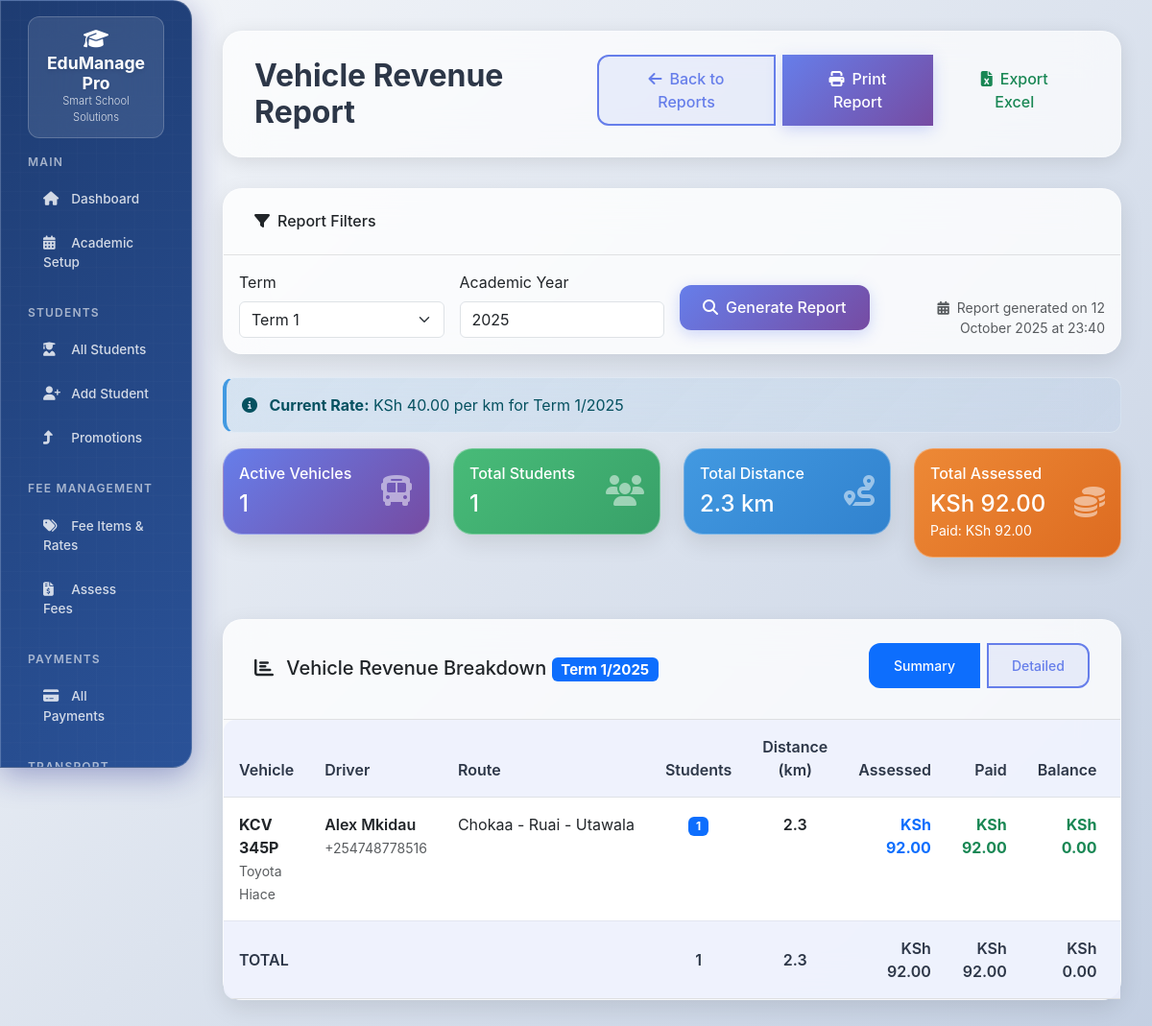
Page /reports/vehicle_revenue (signed in) on the committed database.
### models.py (models this page shows, shortened)
class AcademicYear(db.Model):
    __tablename__ = "academic_years"
    id = db.Column(db.Integer, primary_key=True)
    year = db.Column(db.Integer, unique=True, nullable=False)  # e.g., 2024
    start_date = db.Column(db.Date, nullable=False)
    end_date = db.Column(db.Date, nullable=False)
    is_current = db.Column(db.Boolean, default=False)

class FeeRate(db.Model):
    __tablename__ = "fee_rates"
    id = db.Column(db.Integer, primary_key=True)
    fee_item_id = db.Column(db.Integer, db.ForeignKey("fee_items.id"), nullable=False)
    term = db.Column(db.Integer, nullable=False)  # 1, 2, or 3
    year = db.Column(db.Integer, nullable=False)
    class_id = db.Column(db.Integer, db.ForeignKey("classes.id"))
    stream_id = db.Column(db.Integer, db.ForeignKey("streams.id"))
    student_type = db.Column(db.Enum(StudentType))  # DAY/BOARDER specific rates
    amount = db.Column(db.Numeric(10, 2))  # Fixed amount
    rate_per_km = db.Column(db.Numeric(8, 2))  # For transport (per km)
    is_active = db.Column(db.Boolean, default=True)
    fee_item = db.relationship("FeeItem", back_populates="rates")
    class_obj = db.relationship("Class")
    stream = db.relationship("Stream")
    __table_args__ = (
        db.UniqueConstraint("fee_item_id", "term", "year", "class_id",
                            "stream_id", "student_type", name="unique_fee_rate"),
    )

class Vehicle(db.Model):
    __tablename__ = "vehicles"
    id = db.Column(db.Integer, primary_key=True)
    registration_number = db.Column(db.String(20), unique=True, nullable=False)
    make = db.Column(db.String(50))
    model = db.Column(db.String(50))
    capacity = db.Column(db.Integer)
    driver_name = db.Column(db.String(100))
    driver_phone = db.Column(db.String(20))
    route_description = db.Column(db.String(200))
    is_active = db.Column(db.Boolean, default=True)
    students = db.relationship("Student", back_populates="vehicle")

### app.py (the view)
@app.route('/reports/vehicle_revenue')
@login_required
def vehicle_revenue_report():
    term = request.args.get('term', type=int)
    year = request.args.get('year', type=int)
    current_year = AcademicYear.query.filter_by(is_current=True).first()
    if not term and current_year:
        year = current_year.year
        term = 1
    vehicles = Vehicle.query.filter_by(is_active=True).all()
    vehicle_data = []
    transport_fee = FeeItem.query.filter_by(code='TRANSPORT', is_active=True).first()
    rate = None
    if transport_fee and term and year:
        rate = FeeRate.query.filter_by(
            fee_item_id=transport_fee.id,
            term=term,
            year=year,
            is_active=True
        ).first()
    for vehicle in vehicles:
        students = Student.query.filter_by(
            vehicle_id=vehicle.id,
            is_active=True
        ).all()
        vehicle_summary = {
            'vehicle': vehicle,
            'total_students': len(students),
            'total_distance': sum(float(s.transport_distance_km or 0) for s in students),
            'total_assessed': Decimal('0'),
            'total_paid': Decimal('0'),
            'total_balance': Decimal('0'),
            'students': []
        }
        for student in students:
            if not student.transport_distance_km:
                continue
            assessed_amount = Decimal('0')
            if rate and rate.rate_per_km:
                assessed_amount = Decimal(str(student.transport_distance_km)) * rate.rate_per_km
            paid_amount = Decimal('0')
            if transport_fee and term and year:
                transport_assessments = FeeAssessment.query.filter_by(
                    student_id=student.id,
                    fee_item_id=transport_fee.id,
                    term=term,
                    year=year
                ).all()
                for assessment in transport_assessments:
                    allocated = db.session.query(func.sum(PaymentAllocation.amount)) \
                                    .filter_by(assessment_id=assessment.id) \
                                    .scalar() or 0
                    paid_amount += Decimal(str(allocated))
            balance = assessed_amount - paid_amount
            vehicle_summary['total_assessed'] += assessed_amount
            vehicle_summary['total_paid'] += paid_amount
            vehicle_summary['total_balance'] += balance
            vehicle_summary['students'].append({
                'student': student,
                'distance': float(student.transport_distance_km),
                'assessed': assessed_amount,
                'paid': paid_amount,
                'balance': balance
            })
        vehicle_data.append(vehicle_summary)
    totals = {
        'vehicles': len(vehicle_data),
        'students': sum(v['total_students'] for v in vehicle_data),
        'distance': sum(v['total_distance'] for v in vehicle_data),
        'assessed': sum(v['total_assessed'] for v in vehicle_data),
        'paid': sum(v['total_paid'] for v in vehicle_data),
        'balance': sum(v['total_balance'] for v in vehicle_data)
    }
    return render_template('reports/vehicle_revenue.html',
                           vehicle_data=vehicle_data,
                           totals=totals,
                           term=term,
                           year=year,
                           rate=rate,
                           transport_fee=transport_fee)

### Templates/reports/vehicle_revenue.html (shortened to what this page needs)
{% extends "base.html" %}
{% block page_title %}Vehicle Revenue Report{% endblock %}
{% block page_actions %}
<div class="btn-group" role="group">
    <a href="{{ url_for('reports') }}" class="btn btn-outline-primary">
        <i class="fas fa-arrow-left me-2"></i>Back to Reports
    </a>
    <button type="button" class="btn btn-primary" onclick="window.print()">
        <i class="fas fa-print me-2"></i>Print Report
    </button>
    <button type="button" class="btn btn-outline-success" onclick="exportToExcel()">
        <i class="fas fa-file-excel me-2"></i>Export Excel
    </button>
</div>
{% endblock %}
{% block content %}
<div class="card mb-4">
    <div class="card-header">
        <h6 class="mb-0">
            <i class="fas fa-filter me-2"></i>Report Filters
        </h6>
    </div>
    <div class="card-body">
        <form method="GET" class="row g-3 align-items-end">
            <div class="col-md-3">
                <label for="term" class="form-label">Term</label>
                <select class="form-select" id="term" name="term">
                    <option value="1" {% if term == 1 %}selected{% endif %}>Term 1</option>
                </select>
            </div>
            <div class="col-md-3">
                <label for="year" class="form-label">Academic Year</label>
                <input type="number" class="form-control" id="year" name="year"
                       value="{{ year or 2025 }}" min="2020" max="2030">
            </div>
            <div class="col-md-3">
                <button type="submit" class="btn btn-primary">
                    <i class="fas fa-search me-2"></i>Generate Report
                </button>
            </div>
            <div class="col-md-3 text-end">
                <div class="text-muted small">
                    <i class="fas fa-calendar-alt me-1"></i>
                    Report generated on {{ now.strftime('%d %B %Y at %H:%M') }}
                </div>
            </div>
        </form>
    </div>
</div>
{% if term and year %}
    {% if not transport_fee %}
        <div class="alert alert-warning">
            <i class="fas fa-exclamation-triangle me-2"></i>
            <strong>No Transport Fee Defined:</strong> Please create a transport fee item with code "TRANSPORT" in Fee Management.
        </div>
    {% elif not rate %}
        <div class="alert alert-warning">
            <i class="fas fa-exclamation-triangle me-2"></i>
            <strong>No Rate Defined:</strong> No transport rate has been set for Term {{ term }}/{{ year }}.
            <a href="{{ url_for('add_fee_rate') }}" class="alert-link">Add Rate Now</a>
        </div>
    {% else %}
        <div class="alert alert-info">
            <i class="fas fa-info-circle me-2"></i>
            <strong>Current Rate:</strong> {{ rate.rate_per_km|currency }} per km for Term {{ term }}/{{ year }}
        </div>
    {% endif %}
{% endif %}
{% if vehicle_data %}
<div class="row mb-4">
    <div class="col-lg-3 col-md-6 mb-3">
        <div class="card bg-gradient-primary text-white">
            <div class="card-body">
                <div class="d-flex justify-content-between align-items-center">
                    <div>
                        <h6 class="card-title">Active Vehicles</h6>
                        <h4 class="mb-0">{{ totals.vehicles }}</h4>
                    </div>
                    <div class="text-white-50">
                        <i class="fas fa-bus fa-2x"></i>
                    </div>
                </div>
            </div>
        </div>
    </div>
    <div class="col-lg-3 col-md-6 mb-3">
        <div class="card bg-gradient-success text-white">
            <div class="card-body">
                <div class="d-flex justify-content-between align-items-center">
                    <div>
                        <h6 class="card-title">Total Students</h6>
                        <h4 class="mb-0">{{ totals.students }}</h4>
                    </div>
                    <div class="text-white-50">
                        <i class="fas fa-users fa-2x"></i>
                    </div>
                </div>
            </div>
        </div>
    </div>
    <div class="col-lg-3 col-md-6 mb-3">
        <div class="card bg-gradient-info text-white">
            <div class="card-body">
                <div class="d-flex justify-content-between align-items-center">
                    <div>
                        <h6 class="card-title">Total Distance</h6>
                        <h4 class="mb-0">{{ totals.distance|round(1) }} km</h4>
                    </div>
                    <div class="text-white-50">
                        <i class="fas fa-route fa-2x"></i>
                    </div>
                </div>
            </div>
        </div>
    </div>
    <div class="col-lg-3 col-md-6 mb-3">
        <div class="card bg-gradient-warning text-white">
            <div class="card-body">
                <div class="d-flex justify-content-between align-items-center">
                    <div>
                        <h6 class="card-title">Total Assessed</h6>
                        <h4 class="mb-0">{{ totals.assessed|currency }}</h4>
                        <small>Paid: {{ totals.paid|currency }}</small>
                    </div>
                    <div class="text-white-50">
                        <i class="fas fa-coins fa-2x"></i>
                    </div>
                </div>
            </div>
        </div>
    </div>
</div>
<div class="card">
    <div class="card-header d-flex justify-content-between align-items-center">
        <h5 class="mb-0">
            <i class="fas fa-chart-bar me-2"></i>
            Vehicle Revenue Breakdown
            {% if term and year %}
                <span class="badge bg-primary">Term {{ term }}/{{ year }}</span>
            {% endif %}
        </h5>
        <div class="btn-group btn-group-sm" role="group">
            <label class="btn btn-outline-primary" for="summaryView">Summary</label>
            <label class="btn btn-outline-primary" for="detailedView">Detailed</label>
        </div>
    </div>
    <div class="card-body p-0">
        <div id="summaryContent">
            <div class="table-responsive">
                <table class="table table-hover mb-0">
                    <thead>
                        <tr>
                            <th>Vehicle</th>
                            <th>Driver</th>
                            <th>Route</th>
                            <th class="text-center">Students</th>
                            <th class="text-center">Distance (km)</th>
                            <th class="text-end">Assessed</th>
                            <th class="text-end">Paid</th>
                            <th class="text-end">Balance</th>
                            <th class="text-center">Utilization</th>
                        </tr>
                    </thead>
                    <tbody>
                        {% for vehicle_info in vehicle_data %}
                            <tr>
                                <td>
                                    <div class="fw-bold">{{ vehicle_info.vehicle.registration_number }}</div>
                                    <small class="text-muted">
                                        {% if vehicle_info.vehicle.make %}
                                            {{ vehicle_info.vehicle.make }}
                                            {% if vehicle_info.vehicle.model %} {{ vehicle_info.vehicle.model }}{% endif %}
                                        {% endif %}
                                    </small>
                                </td>
                                <td>
                                    {% if vehicle_info.vehicle.driver_name %}
                                        <div class="fw-semibold">{{ vehicle_info.vehicle.driver_name }}</div>
                                        {% if vehicle_info.vehicle.driver_phone %}
                                            <small class="text-muted">{{ vehicle_info.vehicle.driver_phone }}</small>
                                        {% endif %}
                                    {% else %}
                                        <span class="text-muted">Not assigned</span>
                                    {% endif %}
                                </td>
                                <td>
                                    {% if vehicle_info.vehicle.route_description %}
                                        <span class="text-truncate d-inline-block" style="max-width: 200px;" title="{{ vehicle_info.vehicle.route_description }}">
                                            {{ vehicle_info.vehicle.route_description }}
                                        </span>
                                    {% else %}
                                        <span class="text-muted">No route specified</span>
                                    {% endif %}
                                </td>
                                <td class="text-center">
                                    <span class="badge bg-primary">{{ vehicle_info.total_students }}</span>
                                </td>
                                <td class="text-center">
                                    <span class="fw-semibold">{{ vehicle_info.total_distance|round(1) }}</span>
                                </td>
                                <td class="text-end">
                                    <span class="fw-bold text-primary">{{ vehicle_info.total_assessed|currency }}</span>
                                </td>
                                <td class="text-end">
                                    <span class="fw-bold text-success">{{ vehicle_info.total_paid|currency }}</span>
                                </td>
                                <td class="text-end">
                                    <span class="fw-bold {% if vehicle_info.total_balance > 0 %}text-danger{% else %}text-success{% endif %}">
                                        {{ vehicle_info.total_balance|currency }}
                                    </span>
                                </td>
                                <td class="text-center">
                                    {% set utilization = (vehicle_info.total_students / vehicle_info.vehicle.capacity * 100) if vehicle_info.vehicle.capacity else 0 %}
                                </td>
                            </tr>
                        {% endfor %}
                    </tbody>
                    {% if vehicle_data %}
                    <tfoot class="table-light">
                        <tr>
                            <th colspan="3">TOTAL</th>
                            <th class="text-center">{{ totals.students }}</th>
                            <th class="text-center">{{ totals.distance|round(1) }}</th>
                            <th class="text-end">{{ totals.assessed|currency }}</th>
                            <th class="text-end">{{ totals.paid|currency }}</th>
                            <th class="text-end">{{ totals.balance|currency }}</th>
                            <th colspan="2"></th>
                        </tr>
                    </tfoot>
                    {% endif %}
                </table>
            </div>
        </div>
    </div>
</div>
{% endif %}
{% endblock %}

### rows in the picture
AcademicYear: year "2025"
FeeRate: rate_per_km "KSh 40.00"
Vehicle: vehicle.registration_number "KCV 345P", vehicle.make "Toyota", vehicle.model "Hiace", vehicle.driver_name "Alex Mkidau", vehicle.driver_phone "+254748778516", vehicle.route_description "Chokaa - Ruai - Utawala"

### other values in the picture
{{ term }} "1"
{{ totals.vehicles }} "1"
{{ totals.students }} "1"
{{ totals.distance|round(1) }} "2.3"
{{ totals.assessed|currency }} "KSh 92.00"
{{ totals.paid|currency }} "KSh 92.00"
{{ vehicle_info.total_students }} "1"
{{ vehicle_info.total_distance|round(1) }} "2.3"
{{ vehicle_info.total_assessed|currency }} "KSh 92.00"
{{ vehicle_info.total_paid|currency }} "KSh 92.00"
{{ vehicle_info.total_balance|currency }} "KSh 0.00"
{{ totals.balance|currency }} "KSh 0.00"
